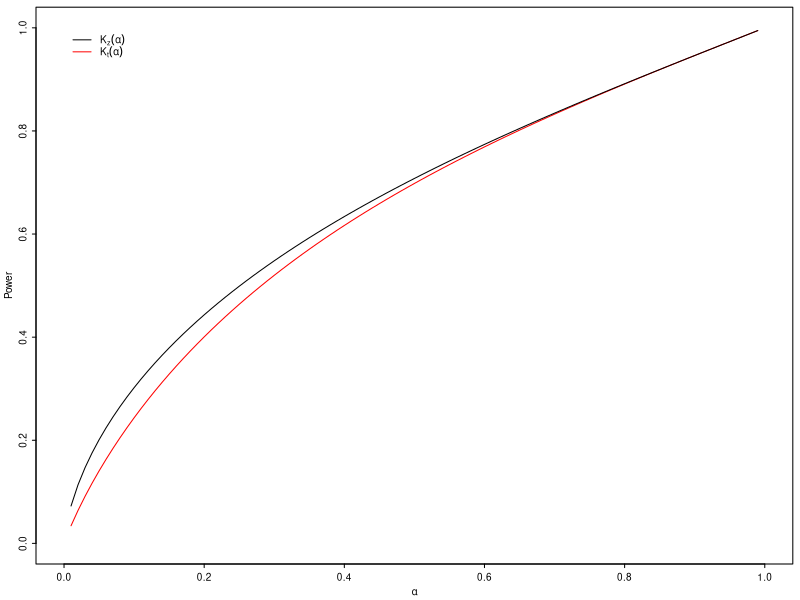
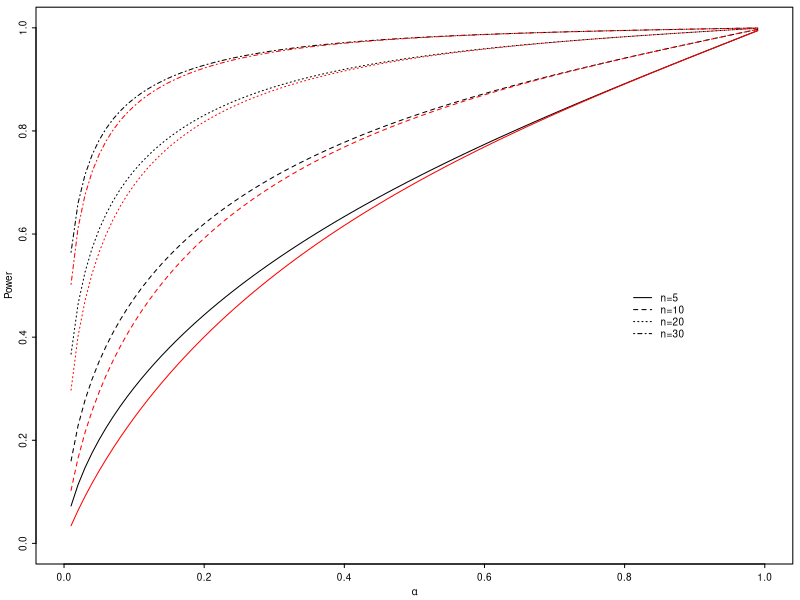
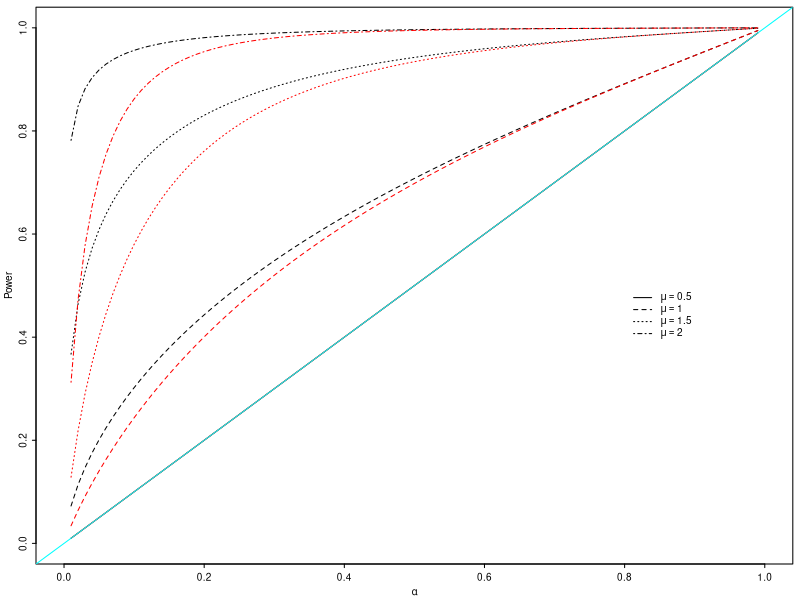

Generate these figures, in order, with R:

#===================================================
pdf(file="ROC-curve.pdf", width=5.5, height=5.5)
par(mfrow=c(1,1), mar=c(5, 5, 1, 1), omi=c(0,0,0,0), cex=0.6, mex=0.6)
#---------------------------------------------------

# Power function :  Assuming sigma=known
Kz = function(mu, alpha, mu0, sigma, n) {
    z.cut = qnorm(1-alpha/2)
    tmp = (mu-mu0)/(sigma/sqrt(n))
    pnorm(z.cut + tmp, lower.tail=FALSE) + pnorm(-z.cut + tmp)
}

# Power function :  Assuming sigma = unknown
Kt = function(mu, alpha, mu0, sigma, n) {
    t.cut = qt(1-alpha/2,df=n-1)
    ncp = (mu-mu0)/(sigma/sqrt(n))
    pt(t.cut,df=n-1,ncp=ncp, lower.tail=FALSE) + pt(-t.cut,df=n-1,ncp=ncp)
}


#===================================================
# Plot: Comparing ROC of z-test and t-test 
mu0 = 0.5; mu1 = 1; sigma=1; n = 5

ALPHA=seq(0.01,0.99, by=0.01)

powerz = Kz(mu1, alpha=ALPHA, mu0=mu0, sigma=sigma, n=n)
powert = Kt(mu1, alpha=ALPHA, mu0=mu0, sigma=sigma, n=n)
 
 plot(ALPHA, powert, xlim=c(0,1),  ylim=c(0,1), type="l", col="red",
      xlab=expression(alpha), ylab="Power")
lines(ALPHA, powerz,  col="black")

legend (0,1.0, legend=c(expression(K[z](alpha)), expression(K[t](alpha)) ),
        horiz=FALSE, bty="n", lty=c(1,1), col=c("black", "red") )


#===================================================
# Plot: Comparing ROC of z-tests with different n
mu0 = 0.5; mu1 = 1; sigma=1;

ALPHA=seq(0.01,0.99, by=0.01)

powerz5  = Kz(mu1, alpha=ALPHA, mu0=mu0, sigma=sigma, n=5)
powerz10 = Kz(mu1, alpha=ALPHA, mu0=mu0, sigma=sigma, n=10)
powerz20 = Kz(mu1, alpha=ALPHA, mu0=mu0, sigma=sigma, n=20)
powerz30 = Kz(mu1, alpha=ALPHA, mu0=mu0, sigma=sigma, n=30)

 plot(ALPHA, powerz5, xlim=c(0,1),  ylim=c(0,1), type="l", col="black",
      xlab=expression(alpha), ylab="Power")
lines(ALPHA, powerz10,  lty=2)
lines(ALPHA, powerz20,  lty=3)
lines(ALPHA, powerz30,  lty=4)
legend (0.8, 0.5, legend=c("n=5", "n=10", "n=20", "n=30"), 
        horiz=FALSE, bty="n", lty=1:4, lwd=1.0 )

# Let's add t-tests  with red color
powert5  = Kt(mu1, alpha=ALPHA, mu0=mu0, sigma=sigma, n=5)
powert10 = Kt(mu1, alpha=ALPHA, mu0=mu0, sigma=sigma, n=10)
powert20 = Kt(mu1, alpha=ALPHA, mu0=mu0, sigma=sigma, n=20)
powert30 = Kt(mu1, alpha=ALPHA, mu0=mu0, sigma=sigma, n=30)

lines(ALPHA, powert5,   lty=1, col="red")
lines(ALPHA, powert10,  lty=2, col="red")
lines(ALPHA, powert20,  lty=3, col="red")
lines(ALPHA, powert30,  lty=4, col="red")

#===================================================
# Plot: Comparing ROC of z-tests with different mu
mu0 = 0.5; sigma=1; n=5

ALPHA=seq(0.01,0.99, by=0.01)

powerz1 = Kz(mu=0.5, alpha=ALPHA, mu0=mu0, sigma=sigma, n=5)
powerz2 = Kz(mu=1.0, alpha=ALPHA, mu0=mu0, sigma=sigma, n=5)
powerz3 = Kz(mu=1.5, alpha=ALPHA, mu0=mu0, sigma=sigma, n=5)
powerz4 = Kz(mu=2.0, alpha=ALPHA, mu0=mu0, sigma=sigma, n=5)

 plot(ALPHA, powerz1, xlim=c(0,1),  ylim=c(0,1), type="l", col="black",
      xlab=expression(alpha), ylab="Power")
lines(ALPHA, powerz2,  lty=2)
lines(ALPHA, powerz3,  lty=3)
lines(ALPHA, powerz4,  lty=4)
legend (0.8, 0.5, 
        legend=c(expression(mu==0.5), expression(mu==1.0), expression(mu==1.5), expression(mu==2.0)), 
        horiz=FALSE, bty="n", lty=1:4, lwd=1.0 )

# Let's add t-tests with red color
powert1 = Kt(mu=0.5, alpha=ALPHA, mu0=mu0, sigma=sigma, n=5)
powert2 = Kt(mu=1.0, alpha=ALPHA, mu0=mu0, sigma=sigma, n=5)
powert3 = Kt(mu=1.5, alpha=ALPHA, mu0=mu0, sigma=sigma, n=5)
powert4 = Kt(mu=2.0, alpha=ALPHA, mu0=mu0, sigma=sigma, n=5)

lines(ALPHA, powert1,   lty=1, col="red")
lines(ALPHA, powert2,  lty=2, col="red")
lines(ALPHA, powert3,  lty=3, col="red")
lines(ALPHA, powert4,  lty=4, col="red")

# Check with a straignt line with slope one.
abline(a=0, b=1, col="cyan")







